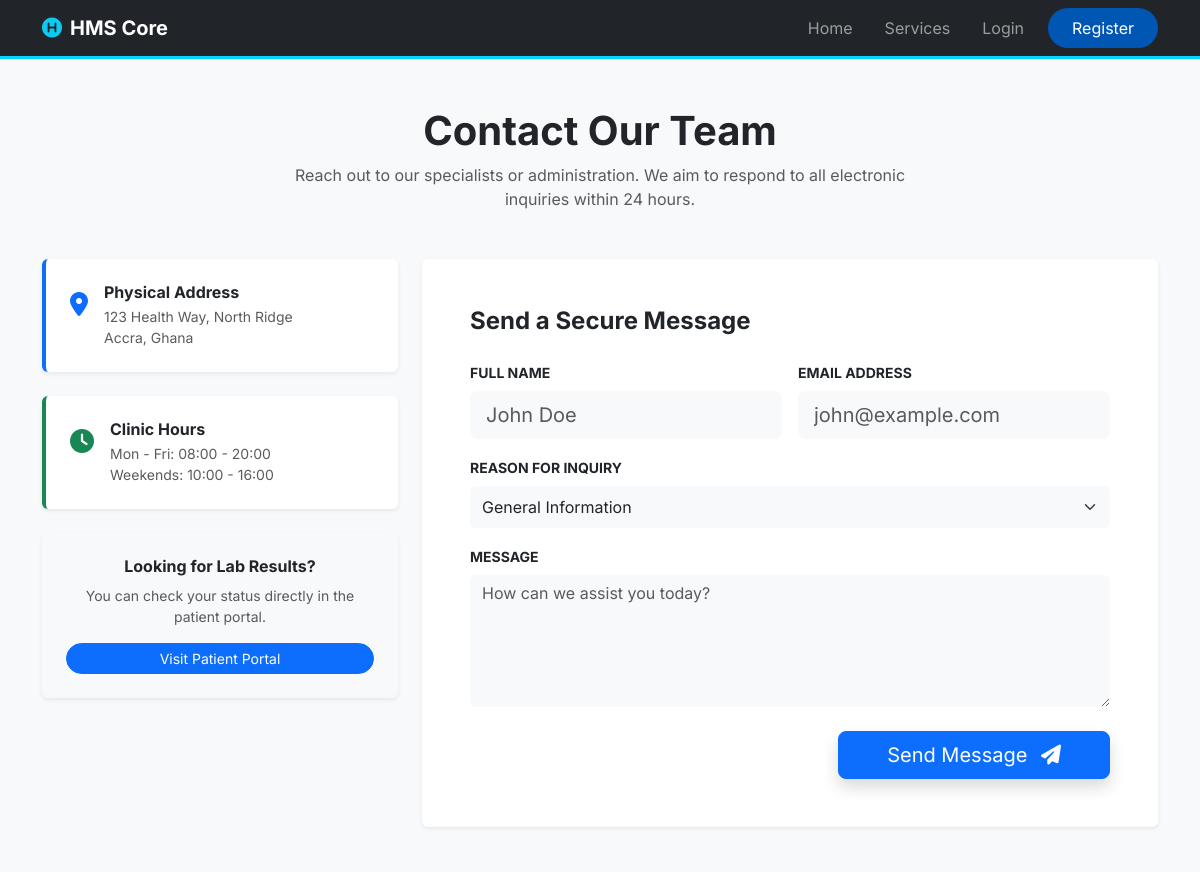
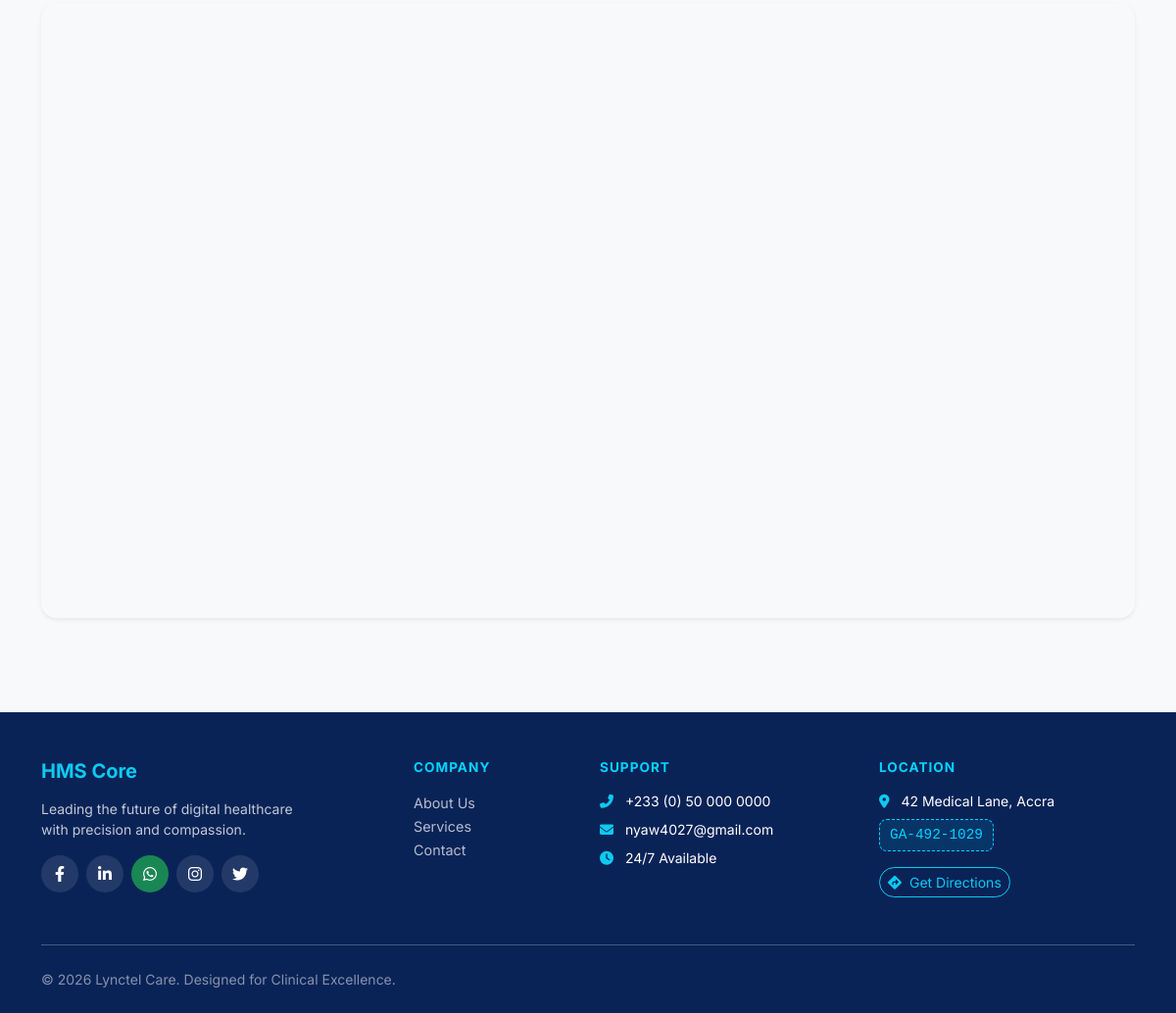
Page /contact/ on the committed database (2 pictures, top to bottom).
### manager/models.py (models this page shows, shortened)
class HospitalSetting(models.Model):
    hospital_name = models.CharField(max_length=200, default="HMS Core International")
    support_email = models.EmailField(default="admin@hms-core.com")
    maintenance_mode = models.BooleanField(default=False)
    night_mode = models.BooleanField(default=False)
    email_notifications_enabled = models.BooleanField(default=True) # New Field
    @classmethod
    def load(cls):
        obj, created = cls.objects.get_or_create(pk=1)
        return obj

### accounts/views.py (the view)
# urls.py: path('contact/', views.contact, name='contact'),
def contact(request):
    return render(request, 'accounts/contact.html')

### manager/context_processors.py (called while the page is built)
def hospital_settings(request):
    return {
        'hospital_settings': HospitalSetting.load()
    }

### templates/accounts/contact.html (shortened to what this page needs)
{% extends 'shared/base.html' %}
{% block content %}
<div class="container py-4 py-md-5">
    <div class="text-center mb-5">
        <h1 class="fw-bold display-6 display-md-5">Contact Our Team</h1>
        <p class="text-muted mx-auto px-3" style="max-width: 700px;">
            Reach out to our specialists or administration. We aim to respond to all electronic inquiries within 24 hours.
        </p>
    </div>
    <div class="row g-4">
        <div class="col-lg-4 order-2 order-lg-1">
            <div class="card border-0 shadow-sm p-4 mb-4 border-start border-primary border-4">
                <div class="d-flex align-items-start">
                    <div class="text-primary fs-4 me-3 mt-1"><i class="fas fa-map-marker-alt"></i></div>
                    <div>
                        <h6 class="fw-bold mb-1">Physical Address</h6>
                        <p class="text-muted small mb-0">123 Health Way, North Ridge<br>Accra, Ghana</p>
                    </div>
                </div>
            </div>
            <div class="card border-0 shadow-sm p-4 mb-4 border-start border-success border-4">
                <div class="d-flex align-items-start">
                    <div class="text-success fs-4 me-3 mt-1"><i class="fas fa-clock"></i></div>
                    <div>
                        <h6 class="fw-bold mb-1">Clinic Hours</h6>
                        <p class="text-muted small mb-0">Mon - Fri: 08:00 - 20:00<br>Weekends: 10:00 - 16:00</p>
                    </div>
                </div>
            </div>
            <div class="card border-0 bg-light p-4 shadow-sm text-center">
                <h6 class="fw-bold">Looking for Lab Results?</h6>
                <p class="small text-muted">You can check your status directly in the patient portal.</p>
                <a href="#" class="btn btn-sm btn-primary rounded-pill px-4">Visit Patient Portal</a>
            </div>
        </div>
        <div class="col-lg-8 order-1 order-lg-2">
            <div class="card border-0 shadow-sm p-3 p-md-5">
                <h4 class="fw-bold mb-4">Send a Secure Message</h4>
                <form method="POST">
                    <div class="row g-3">
                        <div class="col-12 col-md-6">
                            <label class="form-label small fw-bold text-uppercase">Full Name</label>
                            <input type="text" name="name" class="form-control form-control-lg bg-light border-0" placeholder="John Doe" required>
                        </div>
                        <div class="col-12 col-md-6">
                            <label class="form-label small fw-bold text-uppercase">Email Address</label>
                            <input type="email" name="email" class="form-control form-control-lg bg-light border-0" placeholder="john@example.com" required>
                        </div>
                        <div class="col-12">
                            <label class="form-label small fw-bold text-uppercase">Reason for Inquiry</label>
                            <select name="subject" class="form-select form-control-lg bg-light border-0" required>
                                <option value="General">General Information</option>
                            </select>
                        </div>
                        <div class="col-12">
                            <label class="form-label small fw-bold text-uppercase">Message</label>
                            <textarea name="message" class="form-control bg-light border-0" rows="5" placeholder="How can we assist you today?" required></textarea>
                        </div>
                        <div class="col-12 d-grid d-md-block text-md-end mt-4">
                            <button type="submit" class="btn btn-primary btn-lg px-md-5 shadow">
                                Send Message <i class="fas fa-paper-plane ms-2"></i>
                            </button>
                        </div>
                    </div>
                </form>
            </div>
        </div>
    </div>
    <div class="row mt-5">
        <div class="col-12">
            <div class="ratio ratio-16x9 ratio-md-21x9 rounded-4 shadow-sm overflow-hidden">
                <iframe
                    src="https://www.google.com/maps/embed?pb=!1m18!1m12!1m3!1d127063.1558514931!2d-0.2662916!3d5.5912444!2m3!1f0!2f0!3f0!3m2!1i1024!2i768!4f13.1!3m3!1m2!1s0xfdf9084b2b7a773%3A0xbed14ed8650e2dd3!2sAccra!5e0!3m2!1sen!2sgh!4v1700000000000"
                    style="border:0;" allowfullscreen="" loading="lazy">
                </iframe>
            </div>
        </div>
    </div>
</div>
{% endblock %}

### templates/shared/base.html (shortened to what this page needs)
<!DOCTYPE html>
<html lang="en" data-theme="{{ hospital_settings.night_mode|yesno:'dark,light' }}">
<head>
    {% load static %}
    <link href="https://cdn.jsdelivr.net/npm/bootstrap@5.3.0/dist/css/bootstrap.min.css" rel="stylesheet">
    <link rel="stylesheet" href="https://cdnjs.cloudflare.com/ajax/libs/font-awesome/6.4.0/css/all.min.css">
</head>
<body>
    <nav class="navbar navbar-expand-lg navbar-dark bg-dark sticky-top">
        <div class="container">
            <a class="navbar-brand fw-bold" href="{% url 'home' %}">
                <i class="fas fa-hospital-symbol text-info me-2"></i>HMS Core
            </a>
            <div class="collapse navbar-collapse" id="navbarNav">
                <ul class="navbar-nav ms-auto align-items-center">
                    <li class="nav-item"><a class="nav-link px-3" href="{% url 'home' %}">Home</a></li>
                    <li class="nav-item"><a class="nav-link px-3" href="{% url 'services' %}">Services</a></li>
                    {% if user.is_authenticated %}
                        <li class="nav-item">
                            <a class="nav-link btn btn-dashboard px-4 rounded-pill me-lg-3 text-white" href="{% url 'dashboard' %}">
                                <i class="fas fa-columns me-1"></i> Dashboard
                            </a>
                        </li>
                        <li class="nav-item dropdown">
                            <a class="nav-link dropdown-toggle d-flex align-items-center" href="#" id="navbarDropdown" role="button" data-bs-toggle="dropdown">
                                <div class="user-avatar me-2">
                                    {{ user.username|slice:":1"|upper }}
                                </div>
                                <span class="d-none d-lg-inline">{{ user.username|capfirst }}</span>
                            </a>
                            <ul class="dropdown-menu dropdown-menu-end shadow animate slideIn">
                                <li><a class="dropdown-item" href="{% url 'profile' %}"><i class="fas fa-user-circle me-2"></i> My Profile</a></li>
                                <li><hr class="dropdown-divider"></li>
                                <li>
                                    <form action="{% url 'logout' %}" method="post" class="px-2">
                                        {% csrf_token %}
                                        <button type="submit" class="btn btn-sm btn-outline-danger w-100 rounded-pill mt-1">
                                            <i class="fas fa-sign-out-alt me-1"></i> Logout
                                        </button>
                                    </form>
                                </li>
                            </ul>
                        </li>
                    {% else %}
                        <li class="nav-item"><a class="nav-link px-3" href="{% url 'login' %}">Login</a></li>
                        <li class="nav-item">
                            <a class="nav-link btn btn-login-nav px-4 rounded-pill text-white ms-lg-2" href="{% url 'register' %}">Register</a>
                        </li>
                    {% endif %}
                </ul>
            </div>
        </div>
    </nav>
    <main>
        {% block content %}{% endblock %}
    </main>
    <footer class="custom-footer pt-5 pb-4 mt-5">
        <div class="container">
            <div class="row g-4">
                <div class="col-lg-3 col-md-6">
                    <h5 class="fw-bold mb-3 text-info">HMS Core</h5>
                    <p class="small opacity-75">Leading the future of digital healthcare with precision and compassion.</p>
                    <div class="d-flex gap-2 mt-3">
                        <a href="#" class="social-circle"><i class="fab fa-facebook-f"></i></a>
                        <a href="#" class="social-circle"><i class="fab fa-linkedin-in"></i></a>
                        <a href="https://wa.me/233500000000" class="social-circle bg-success"><i class="fab fa-whatsapp"></i></a>
                        <a href="#" class="social-circle"><i class="fab fa-instagram"></i></a>
                        <a href="#" class="social-circle"><i class="fab fa-twitter"></i></a>
                    </div>
                </div>
                <div class="col-lg-2 col-md-6 offset-lg-1">
                    <h6 class="footer-heading mb-3">Company</h6>
                    <ul class="list-unstyled">
                        <li><a href="{% url 'about' %}" class="footer-link">About Us</a></li>
                        <li><a href="{% url 'services' %}" class="footer-link">Services</a></li>
                        <li><a href="{% url 'contact' %}" class="footer-link">Contact</a></li>
                    </ul>
                </div>
                <div class="col-lg-3 col-md-6">
                    <h6 class="footer-heading mb-3">Support</h6>
                    <p class="small mb-2"><i class="fas fa-phone-alt me-2 text-info"></i> +233 (0) 50 000 0000</p>
                    <p class="small mb-2"><i class="fas fa-envelope me-2 text-info"></i> {{ hospital_settings.support_email }}</p>
                    <p class="small"><i class="fas fa-clock me-2 text-info"></i> 24/7 Available</p>
                </div>
                <div class="col-lg-3 col-md-6">
                    <h6 class="footer-heading mb-3">Location</h6>
                    <p class="small mb-2"><i class="fas fa-map-marker-alt me-2 text-info"></i> 42 Medical Lane, Accra</p>
                    <div class="gps-badge d-inline-block mb-3">GA-492-1029</div>
                    <br>
                    <a href="https://maps.google.com" target="_blank" class="btn btn-sm btn-outline-info rounded-pill">
                        <i class="fas fa-directions me-1"></i> Get Directions
                    </a>
                </div>
            </div>
            <hr class="mt-5 mb-4 border-light opacity-10">
            <div class="row align-items-center">
                <div class="col-md-6 text-center text-md-start">
                    <p class="small opacity-50 mb-0">© 2026 {{ hospital_settings.hospital_name }}. Designed for Clinical Excellence.</p>
                </div>
            </div>
        </div>
    </footer>
</body>
</html>

### templates/shared/base.html (style rules this page uses)
:root { --medical-blue: #0a2357; --medical-info: #00d4ff; --medical-green: #198754; --bg-light: #f8f9fa; }
body { display: flex; flex-direction: column; min-height: 100vh; font-family: 'Inter', sans-serif; background-color: var(--bg-light); transition: background 0.3s ease; }
main { flex: 1; }
.navbar { border-bottom: 3px solid var(--medical-info); }
.btn-login-nav { background-color: #0056b3 !important; color: white !important; border: none; transition: 0.3s; }
.custom-footer { background-color: var(--medical-blue); color: #ffffff; }
.footer-link { color: rgba(255,255,255,0.7); text-decoration: none; transition: 0.3s; font-size: 0.9rem; }
.social-circle { width: 38px; height: 38px; background: rgba(255,255,255,0.1); display: inline-flex; align-items: center; justify-content: center; border-radius: 50%; color: white; text-decoration: none; transition: 0.3s; }
.footer-heading { color: var(--medical-info); font-weight: 700; text-transform: uppercase; font-size: 0.85rem; letter-spacing: 1px; }
.gps-badge { background: rgba(0, 212, 255, 0.1); border: 1px dashed var(--medical-info); color: var(--medical-info); padding: 5px 10px; border-radius: 8px; font-family: monospace; font-size: 0.9rem; }

### rows in the picture
HospitalSetting: support_email "nyaw4027@gmail.com", hospital_name "Lynctel Care"
